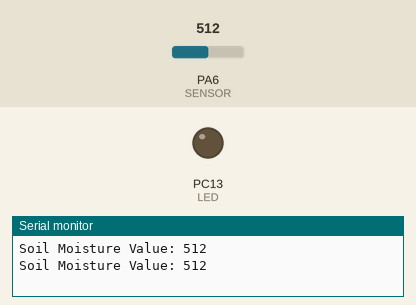
A sketch run on a simulated STM32 Blue Pill. On the bench: output pins drawn as LEDs (lit = HIGH), the last lines printed to the serial monitor. Inputs (shaded band) come from the test bench; at power-on: PA6 (SENSOR) = 512.

Above: at 1.3 s.
1.4 s: PA6 (SENSOR) set to 503
At 2.7 s:
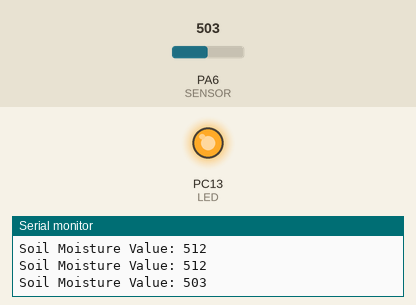
3.6 s: PA6 (SENSOR) set to 522
At 5.3 s:
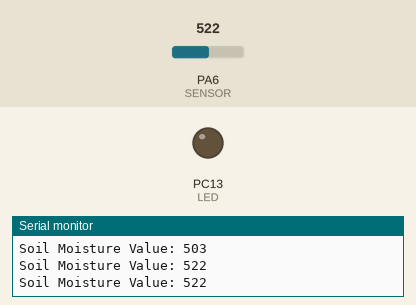
5.6 s: PA6 (SENSOR) set to 511
At 7.0 s:
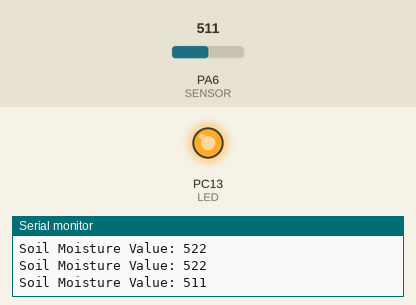
Timing chart, 0 to 8.6 s (numbered marks = the images above; inputs shaded):
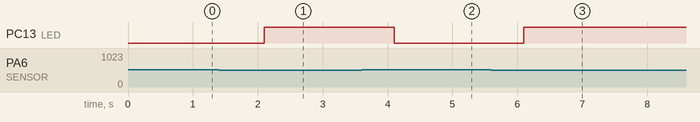

The sketch:

main.ino
```cpp
#define SENSOR PA6
#define LED PC13
int sensorValue;

char buffer[100];

void setup()
{
    Serial.begin(115200);
    delay(100);
    while (!Serial)
    {
        ;
    }
    pinMode(SENSOR, INPUT_ANALOG);
    pinMode(LED, OUTPUT);
}

void loop()
{

    sensorValue = analogRead(SENSOR);
    snprintf(buffer, sizeof(buffer), "Soil Moisture Value: %i", sensorValue);
    Serial.println(buffer);

    if (sensorValue < 512)
    {
        digitalWrite(LED, HIGH);
    }
    else
    {
        digitalWrite(LED, LOW);
    }

    delay(1000);
}
```

Measured:
- the behaviour switches between 512 and 511 on PA6 (SENSOR) (found by bisection; images 0 and 1)
- after the input at 1.4 s, PC13 (LED): LOW → HIGH after 0.70 s
- after the input at 3.6 s, PC13 (LED): HIGH → LOW after 0.50 s
- after the input at 5.6 s, PC13 (LED): LOW → HIGH after 0.50 s
